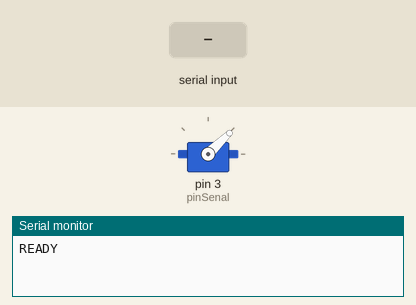
This sketch was run on a simulated Arduino Uno, built with avr-gcc and run on an emulated ATmega328P. Shown: servo, the last lines printed to the serial monitor. The inputs (shaded band) are chosen by the test bench.

Above: at 1.2 s.
1.3 s: "CLOSE\n" received over Serial
At 2.7 s:
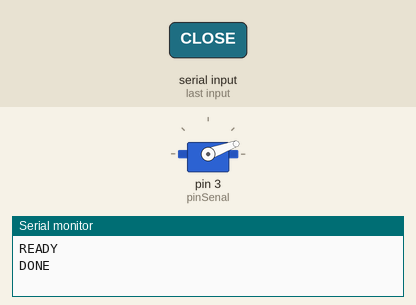
3.5 s: "PING\n" received over Serial
Timing chart, 0 to 6.5 s (numbered marks = the images above; inputs shaded):
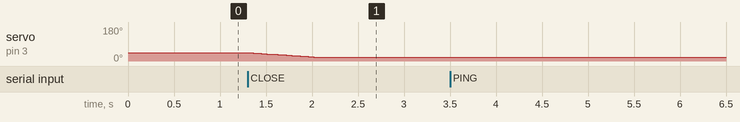

The sketch:

gripper_1signal.ino
```cpp
// gripper con 4 servos MG996R movidos por UNA sola senal
// los 4 cables naranjas se puentean juntos a D3; los servos 2 y 4 van
// montados con el cuerno invertido 180 grados en el eje, para que el mismo
// pulso mueva los dos lados de forma simetrica
// comandos por serial: OPEN (abrir), CLOSE (cerrar), ZERO (puesta a cero
// mecanica: cierra despacio hasta que las mordazas se tocan y se queda ahi),
// STOP (parada suave: redirige a abierto desde cualquier estado), STATUS
// (consultar estado) y PING (latido: responde PONG)
// protocolo: comandos ASCII en mayuscula, terminados en \n, baud 115200
// OPEN siempre gana: si llega en pleno movimiento redirige el destino a
// abierto y responde BUSY (el DONE llega al terminar la carrera). CLOSE no
// se acepta a mitad de movimiento: responde BUSY sin cambiar el destino
// el watchdog, al dispararse, emite "WATCHDOG_OPEN" antes de abrirse solo y
// "WATCHDOG_DONE" al terminar: queda como evidencia en el log serie
// (GripperSerial) del lado Python
// PING existe para que el heartbeat de la PC no se confunda con la respuesta
// a un OPEN/CLOSE en vuelo: PONG es un token propio, no "READY"/"BUSY"
// sin LEDs, sin E-STOP fisico, sin HC-SR04 y sin LCD: solo los 4 servos
// la seguridad de persona queda del lado del operador y del UR5
//
// SINCRONIA DE LOS 4 SERVOS
// Sale UN solo pulso por D3: los cuatro servos reciben el mismo ancho de
// pulso en el mismo frame, asi que el firmware no puede moverlos a distinta
// velocidad ni desincronizarlos. Si van desparejos, la causa es mecanica o
// electrica (cuernos desalineados, caida de tension, senal repartida a 4
// entradas). El codigo solo puede ayudar en dos puntos:
//   1) pulsos que no esten contra el tope de fabrica. El valor anterior
//      (write(140), 1987 us con Servo 1.3.0) estaba a 13 us de los 2000 us
//      del MG996R: con la tolerancia de potenciometro de cada unidad, algunos
//      servos saturaban antes que otros y la boca abierta quedaba despareja.
//      Ahora se trabaja en microsegundos con 100 us de margen.
//   2) rampa + asentamiento. La rampa mantiene a los cuatro con el mismo
//      pulso mientras se mueven; el asentamiento sostiene el pulso final
//      antes de avisar DONE, para que la PC (y el UR5) no arranque con una
//      mordaza todavia en camino.
// ZERO es la referencia comun: con las mordazas tocandose, la tolerancia de
// cada servo queda absorbida por el tope mecanico y ahi se alinean los
// cuernos. Solo con la boca vacia.

#include <Servo.h>

// pin de la senal unica
const int pinSenal = 3;

// --------------------------------------------------------------- calibracion
// pulsos en microsegundos, rango de fabrica del MG996R: 1000-2000 us.
// Se usa writeMicroseconds() y no write(grados) porque el mapeo de grados
// cambia con la version de la libreria Servo (1.3.0: 544..2400 us;
// 1.1.8: angulo*10+544). Con microsegundos el pulso es el mismo en cualquier
// maquina que compile este sketch.
//
// US_ABIERTO: el valor anterior era write(140) = 1987 us (Servo 1.3.0), a
// 13 us del tope de fabrica. 1900 us deja 100 us (10%) de margen, que es la
// tolerancia tipica de potenciometro del MG996R: asi ningun servo arranca
// saturado y la boca abre pareja. Si con 1900 no alcanza la apertura, subir
// de a 10 us y frenar apenas alguno de los cuatro empiece a zumbar.
// US_CERRADO: 1680 us (el valor anterior, write(110) = 1678 us). Calibrar
// con la pieza real de 50 mm (README 4.2, Fase 3).
// pulsos en microsegundos. Rango nominal del MG996R: 1000-2000 us.
// 900 y 750 estan fuera de ese rango nominal, pero son los valores probados
// en este montaje sin carga y con carga liviana: no forzan el tope mecanico.
// Si algun servo empieza a zumbar, volver hacia 1000 us (cerrado) / 1000+ us.
const int US_ABIERTO = 1000;
const int US_CERRADO = 750;

// ------------------------------------------------------------ estado actual
// posicion actual y destino, en microsegundos
int posicion = US_ABIERTO;
int destino = US_ABIERTO;

// rampa: 10 us cada PASO_MS. 10 us equivalen al grado que usaba la version
// anterior (~10.3 us con Servo 1.3.0), asi que la velocidad es la misma:
// la carrera completa (220 us) tarda ~0.7 s
const int PASO_US = 10;
const unsigned long PASO_MS = 30;

// asentamiento: el firmware no tiene realimentacion de posicion. Cuando la
// rampa llega al destino, el servo con mas carga todavia no llego. Se
// sostiene el pulso final este tiempo antes de avisar DONE: los cuatro
// quedan quietos en la misma posicion recien ahi
const unsigned long ASENTAMIENTO_MS = 250;

bool enMovimiento = false;   // rampa en curso
bool asentando = false;      // rampa terminada, esperando que los servos lleguen
unsigned long finAsentamiento = 0;

// true mientras el movimiento en curso lo empezo el watchdog (no la PC):
// al terminar responde WATCHDOG_DONE en vez de DONE, para que el log
// Python distinga "abrio la PC" de "abrio solo porque la PC murio"
bool movimientoPorWatchdog = false;

// watchdog: ultima vez que la PC envio un comando valido. 15 s: margen para
// que el heartbeat de la PC (STATUS cada ~1.5 s, hilo GripperHeartbeat del
// GripperClient) lo mantenga vivo durante los movimientos largos del UR5,
// pero sigue soltando la pieza si la PC muere.
unsigned long ultimaComunicacion = 0;
const unsigned long WATCHDOG_MS = 15000;

// momento del ultimo paso de movimiento (loop no bloqueante: sin delay, el
// serial y el watchdog se chequean en cada vuelta)
unsigned long ultimoPaso = 0;

String textoSerial = "";

// un solo objeto Servo: el pulso sale por D3 y llega a los 4 servos
Servo servoGripper;

// hay rampa o asentamiento pendiente (para STATUS y para aceptar/rechazar
// comandos igual que antes)
bool ocupado() {
  return enMovimiento || asentando;
}

// fija el destino y arranca el movimiento suave. El clamp evita que una
// calibracion futura (o un valor fuera de rango) deje al servo pegado contra
// el tope mecanico mientras el firmware cree que todavia no llego
void empezar(int d, bool porWatchdog = false) {
  destino = constrain(d, min(US_ABIERTO, US_CERRADO), max(US_ABIERTO, US_CERRADO));
  enMovimiento = true;
  asentando = false;
  movimientoPorWatchdog = porWatchdog;
  ultimoPaso = millis();
}

// aca se decide que hacer con cada comando
void procesar(String linea) {
  bool valido = true;

  if (linea == "OPEN") {
    if (ocupado()) {
      // redirige en pleno movimiento (por ej. sale de un cierre a mitad).
      // La PC ve BUSY, espera READY y reintentara el OPEN
      empezar(US_ABIERTO);
      Serial.println("BUSY");
    } else {
      // sin respuesta inmediata: el DONE llega al completar la carrera
      // (se va en el acto si ya estaba abierto)
      empezar(US_ABIERTO);
    }
  } else if (linea == "CLOSE") {
    if (ocupado()) {
      // un cierre a mitad de movimiento no se acepta: primero tiene que
      // quedar quieto (o llegar a abierto). La PC reintenta tras READY
      Serial.println("BUSY");
    } else {
      empezar(US_CERRADO);
    }
  } else if (linea == "ZERO") {
    // puesta a cero mecanica: cierra despacio hasta el contacto
    // mordaza-mordaza y se queda ahi (DONE al asentar). Es la referencia
    // comun de los 4 servos: al tocarse las mordazas, la diferencia de
    // montaje de cada cuerno queda absorbida por el tope mecanico. Desde aca
    // se alinean los cuernos o se arranca un ciclo. Con la boca vacia: si
    // hay una pieza, la aprieta. Para volver a abrir: OPEN o STOP (o el
    // watchdog a los 15 s si la PC deja de mandar comandos)
    if (ocupado()) {
      Serial.println("BUSY");
    } else {
      empezar(US_CERRADO);
    }
  } else if (linea == "STOP") {
    // parada suave: desde cualquier estado redirige a abierto
    if (ocupado()) {
      empezar(US_ABIERTO);
      Serial.println("BUSY");
    } else if (posicion != US_ABIERTO) {
      // arranca la apertura; DONE al terminar la carrera
      empezar(US_ABIERTO);
    } else {
      Serial.println("DONE");
    }
  } else if (linea == "STATUS") {
    // STATUS es solo consulta de movimiento; tambien mantiene vivo el
    // watchdog (PC viva = no abrir solo)
    Serial.println(ocupado() ? "BUSY" : "READY");
  } else if (linea == "PING") {
    // latido del heartbeat de la PC. Token propio ("PONG") para que no se
    // confunda con la respuesta a un OPEN/CLOSE en vuelo: el cliente Python
    // lo enruta a una cola aparte
    Serial.println("PONG");
  } else {
    Serial.println("ERROR");
    valido = false;
  }

  // solo un comando reconocido mantiene vivo el watchdog: la basura serial
  // (o un puerto abierto a otro baud) no puede hacer pasar una PC muerta
  // por viva con el gripper cerrado sosteniendo una pieza
  if (valido) {
    ultimaComunicacion = millis();
  }
}

// lee el serial y procesa lineas terminadas en \n (tolera \r)
void revisarSerial() {
  while (Serial.available() > 0) {
    char letra = Serial.read();
    if (letra == '\n' || letra == '\r') {
      textoSerial.trim();
      if (textoSerial.length() > 0) {
        procesar(textoSerial);
      }
      textoSerial = "";
    } else if (textoSerial.length() < 16) {
      // tope de 16 chars (los comandos validos miden <= 6): si llega basura
      // sin \n (puerto abierto a otro baud, cable flojo) no deja crecer el
      // heap de 2 KB hasta colgar el UNO
      textoSerial += letra;
    }
  }

  // seguridad: si pasan WATCHDOG_MS sin comandos validos de la PC y el
  // destino no es ya la apertura, el gripper vuelve a abrir solo. Asi si la
  // PC se cae mientras sujeta una pieza, no queda trabado en una posicion de
  // cierre que podria aplastar la pieza.
  // El aviso "WATCHDOG_OPEN" sale ANTES de arrancar: es la evidencia en el
  // log de que el firmware abrio solo. Se compara contra destino (no
  // posicion): si ya esta abriendo por watchdog no lo repite en cada paso, y
  // al completar la carrera el destino queda en abierto y la condicion deja
  // de cumplirse sola.
  if ((millis() - ultimaComunicacion > WATCHDOG_MS) && (destino != US_ABIERTO)) {
    Serial.println("WATCHDOG_OPEN");
    empezar(US_ABIERTO, true);
  }
}

// avanza la rampa (o cierra el asentamiento) sin bloquear el loop
void actualizarMovimiento() {
  if (enMovimiento) {
    if (millis() - ultimoPaso < PASO_MS) {
      return;
    }
    ultimoPaso = millis();

    if (posicion < destino) {
      posicion = min(posicion + PASO_US, destino);
    } else if (posicion > destino) {
      posicion = max(posicion - PASO_US, destino);
    }
    servoGripper.writeMicroseconds(posicion);

    if (posicion == destino) {
      enMovimiento = false;
      asentando = true;
      finAsentamiento = millis() + ASENTAMIENTO_MS;
    }
  } else if (asentando && millis() >= finAsentamiento) {
    // los 4 servos tuvieron tiempo de llegar: recien ahora la PC puede
    // seguir con el ciclo sin encontrarse una mordaza a mitad de camino
    asentando = false;
    Serial.println(movimientoPorWatchdog ? "WATCHDOG_DONE" : "DONE");
    movimientoPorWatchdog = false;
  }
}

// Puesta a cero al arrancar: si se deja en true, antes de avisar READY el
// firmware cierra despacio hasta el tope mecanico, asienta y vuelve a abrir.
// Deja a los 4 servos partiendo de la misma referencia en cada encendido.
// Se deja en false a proposito: el UNO tambien se resetea cada vez que se
// abre el puerto serie (DTR), y un reset en medio de un ciclo cerraria sobre
// la pieza. Para poner a cero: comando ZERO con la boca vacia.
// Solo con la boca vacia si se activa.
const bool CERO_AL_ARRANCAR = false;

// rampa bloqueante, solo para setup(): misma velocidad que la del loop
void rampaBloqueante(int hacia) {
  while (posicion != hacia) {
    if (posicion < hacia) {
      posicion = min(posicion + PASO_US, hacia);
    } else {
      posicion = max(posicion - PASO_US, hacia);
    }
    servoGripper.writeMicroseconds(posicion);
    delay(PASO_MS);
  }
  delay(ASENTAMIENTO_MS);
  destino = posicion;
}

void setup() {
  Serial.begin(115200);

  servoGripper.attach(pinSenal);

  // arranca abierto. Ojo: el primer pulso hace que los 4 vayan a US_ABIERTO
  // a su velocidad maxima, vengan de donde vengan (el firmware no sabe donde
  // quedaron al cortar la alimentacion). Es el arranque mas seguro: abierto
  // y sin cerrar sobre nada
  servoGripper.writeMicroseconds(posicion);

  if (CERO_AL_ARRANCAR) {
    rampaBloqueante(US_CERRADO);
    rampaBloqueante(US_ABIERTO);
  }

  ultimaComunicacion = millis();
  ultimoPaso = millis();
  Serial.println("READY");
}

void loop() {
  revisarSerial();
  actualizarMovimiento();
}
```

Measured:
- after the input at 1.3 s, servo on pin 3 (pinSenal): moves from 44° to 20° over 0.72 s, starting at once
